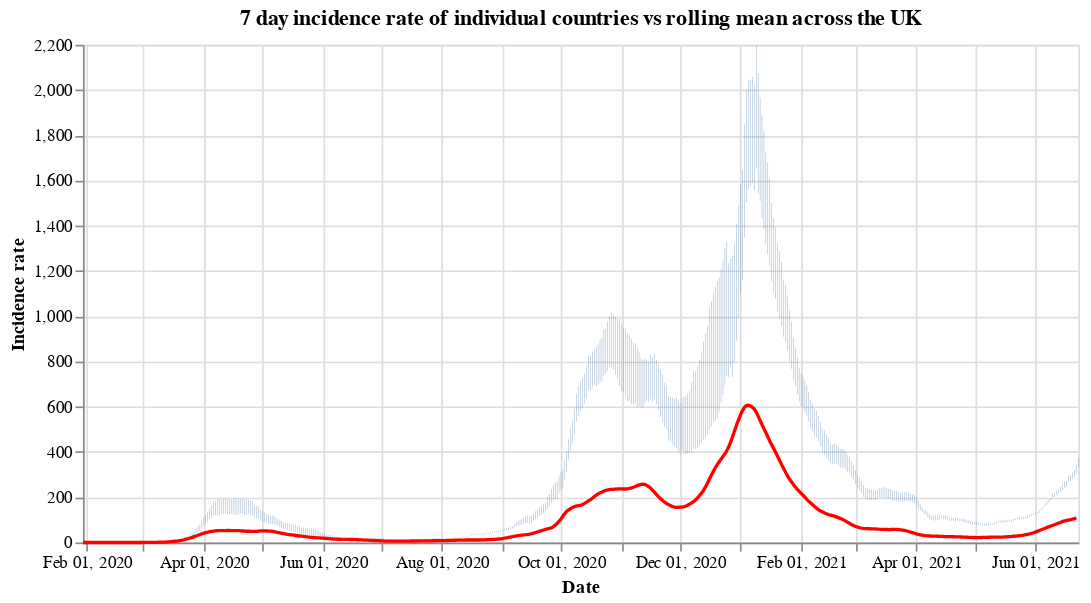

Source (notebook cell):
### Code cell
#collapse
countries = uk_cases['areaName'].unique()
countries.sort()

selection = alt.selection_single(
    name='Select',
    fields=['areaName'],
    init={'areaName': 'Wales'},
    bind={'areaName': alt.binding_select(options=countries)}
)

# scatter plot, modify opacity based on selection
bars = alt.Chart(uk_cases).mark_bar().add_selection(
    selection
).encode(
    x=alt.X("yearmonthdate(date):T", axis=alt.Axis(title='Date')),
    y=alt.Y("weeklyCasesRate:Q", axis=alt.Axis(title='Incidence rate')),
    tooltip='weeklyCasesRate:Q',
    opacity=alt.condition(selection, alt.value(1), alt.value(0))
).properties(title=f'7 day incidence rate of individual countries vs rolling mean across the UK', width=600)

line = alt.Chart(overview_cases).mark_line(
    color='red',
    size=2,
).transform_window(
    rolling_mean='mean(weeklyCasesRate)',
    frame=[0, 7]
).encode(
    x='yearmonthdate(date):T',
    y='rolling_mean:Q'
)

alt.layer(bars, line)

### Figure 1 — Vega-Lite specification as saved in the notebook (floating-point values rounded to 4 significant figures; data arrays with more than 128 entries replaced by an {"elided": "..."} marker saying what was removed)
{"config": {"view": {"continuousWidth": 400, "continuousHeight": 300}}, "layer": [{"data": {"name": "data-78c7e395d2fd224a31b1cad6e0793b22"}, "mark": "bar", "encoding": {"opacity": {"condition": {"value": 1, "selection": "Select"}, "value": 0}, "tooltip": {"type": "quantitative", "field": "weeklyCasesRate"}, "x": {"type": "temporal", "axis": {"title": "Date"}, "field": "date", "timeUnit": "yearmonthdate"}, "y": {"type": "quantitative", "axis": {"title": "Incidence rate"}, "field": "weeklyCasesRate"}}, "selection": {"Select": {"type": "single", "fields": ["areaName"], "init": {"areaName": "Wales"}, "bind": {"areaName": {"input": "select", "options": ["England", "Northern Ireland", "Scotland", "Wales"]}}}}, "title": "7 day incidence rate of individual countries vs rolling mean across the UK", "width": 600}, {"data": {"name": "data-700f334abb72bc4f144a2c8be5f86892"}, "mark": {"type": "line", "color": "red", "size": 2}, "encoding": {"x": {"type": "temporal", "field": "date", "timeUnit": "yearmonthdate"}, "y": {"type": "quantitative", "field": "rolling_mean"}}, "transform": [{"window": [{"op": "mean", "field": "weeklyCasesRate", "as": "rolling_mean"}], "frame": [0, 7]}]}], "$schema": "https://vega.github.io/schema/vega-lite/v4.8.1.json", "datasets": {"data-78c7e395d2fd224a31b1cad6e0793b22": {"elided": "1948 records"}, "data-700f334abb72bc4f144a2c8be5f86892": {"elided": "510 records"}}}
